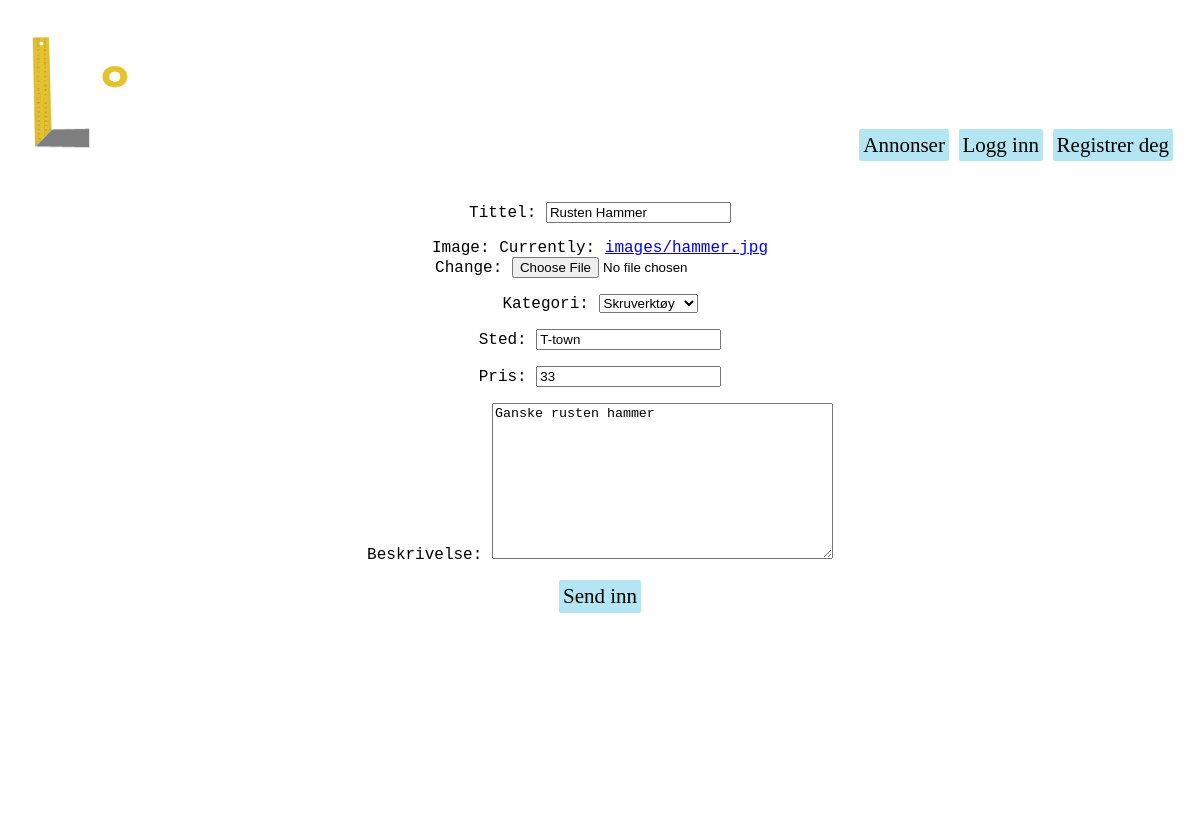
The app's page /homepage/listing/edit/36 with its own data.
### homepage/models.py (models this page shows, shortened)
class Listing(models.Model):
    owner = models.ForeignKey(User, verbose_name = 'User', on_delete=models.CASCADE, null=True) #user burde kanskje endres til settings.AUTH_USER_MODEL. må i så fall django.conf import settings
    title = models.CharField(max_length=50, verbose_name="Tittel")
    image = models.ImageField(upload_to='images/', null=True)
    loaned = models.BooleanField(default=False, verbose_name="Utlånt?")
    price = models.PositiveSmallIntegerField(verbose_name='Pris', default=0)
    location = models.CharField(max_length=100, verbose_name="Sted") #burde kanskje være annet enn CharField. Gjør det vanskelig å sortere etter denne attributten
    description = models.TextField(verbose_name="Beskrivelse")
    wantToLoan = models.BooleanField(default=False, verbose_name="Ønskes lånt?")
    SW = 1
    PT = 2
    WD = 3
    CT = 4
    SV = 5
    BO = 6
    OT = 7
    CATEGORY_CHOICES = (
        (SW, 'Saging'),
        (PT, 'Maling'),
        (WD, 'Sveising'),
        (CT, 'Kutt/Kapping'),
        (SV, 'Skruverktøy'),
        (BO, 'Slagverktøy'),
        (OT, 'Annet'),
    )
    category = models.PositiveSmallIntegerField(
        choices = CATEGORY_CHOICES,
        default = OT,
        verbose_name="Kategori",
    )

### homepage/views.py (the view)
# urls.py: path('listing/edit/<int:listing_id>', views.edit_listing, name='edit_listing'),
def edit_listing(request, listing_id):
    queryset = Listing.objects.get(id=listing_id)
    form = EditListingForm(instance=queryset)
    if request.method == 'POST':
        form = EditListingForm(request.POST, request.FILES, instance=queryset)
        if form.is_valid():
            form.save()
            return listing(request, listing_id)
    return render(request, 'homepage/listing_edit.html', {'form':form})

### homepage/forms.py
class EditListingForm(ModelForm):
    class Meta:
        model = Listing
        fields = ['title', 'image', 'category', 'location', 'price', 'description']

### homepage/templates/homepage/listing_edit.html (shortened to what this page needs)
{% extends "users/base.html" %}
{% block content %}
    <div>
        <form action="" method = "post" enctype="multipart/form-data">
            {{ form.as_p }}
            <input type="submit" value="Send inn" class="knapp">
        </form>
    </div>
{% endblock content %}

### users/static/stylish.css (style rules this page uses)
.bg { margin: 0px; background-image: url("../static/img/standinBG2_r.jpg"); background-size: cover; height: 100%; min-height: 100vh; font-family: 'Courier New', Courier, monospace; }
button, .knapp, .knappStor { background-color: rgb(180, 229, 242); padding: 4px; text-decoration: none; box-shadow: 2px; font-family: "Times New Roman", Times, serif; color: black; border: none; border-radius: 2px; font-size: 21px; }

### records on screen
Listing: title "Rusten Hammer", category "Skruverktøy", location "T-town", price "33", description "Ganske rusten hammer"
